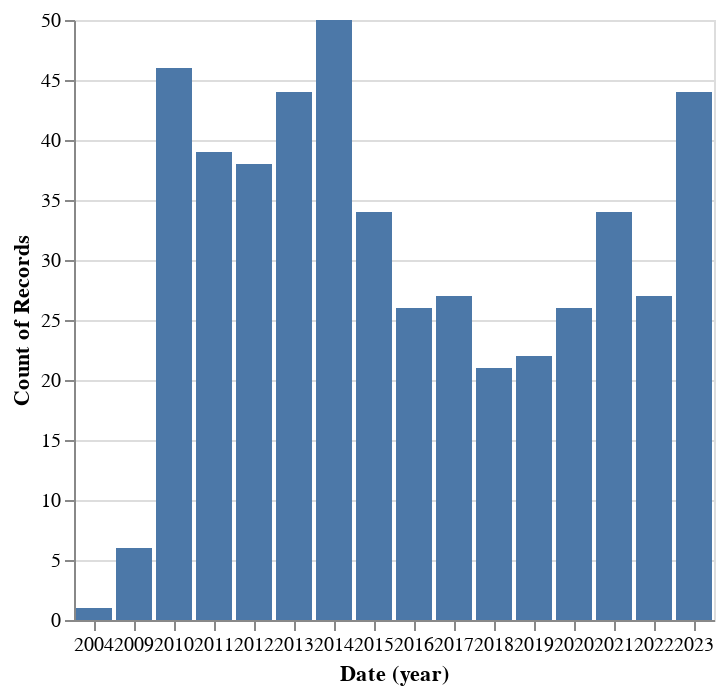

Notebook code cell kept with this figure:
### Markdown cell above
Categorize on this view

### Code cell
PR.vis.barchart(cols_fixed_df_persist, "year(Date):O", "count()")

### Figure 1 — Vega-Lite specification as saved in the notebook (floating-point values rounded to 4 significant figures; data arrays with more than 128 entries replaced by an {"elided": "..."} marker saying what was removed)
{"$schema": "https://vega.github.io/schema/vega-lite/v5.8.0.json", "config": {"view": {"continuousHeight": 300, "continuousWidth": 300}}, "data": {"name": "data-2f9bd940dcff056bb3b6e3767e934d15"}, "datasets": {"data-2f9bd940dcff056bb3b6e3767e934d15": {"elided": "485 records"}}, "layer": [{"encoding": {"color": {"value": "gray"}, "opacity": {"value": 0.3}, "x": {"field": "Date", "timeUnit": "year", "type": "ordinal"}, "y": {"aggregate": "count", "type": "quantitative"}}, "mark": {"type": "bar"}, "name": "base_chart"}, {"encoding": {"x": {"field": "Date", "timeUnit": "year", "type": "ordinal"}, "y": {"aggregate": "count", "type": "quantitative"}}, "mark": {"type": "bar"}, "transform": [{"filter": {"param": "selector"}}]}], "params": [{"name": "selector", "select": {"encodings": ["x"], "type": "interval"}, "views": ["base_chart"]}]}
